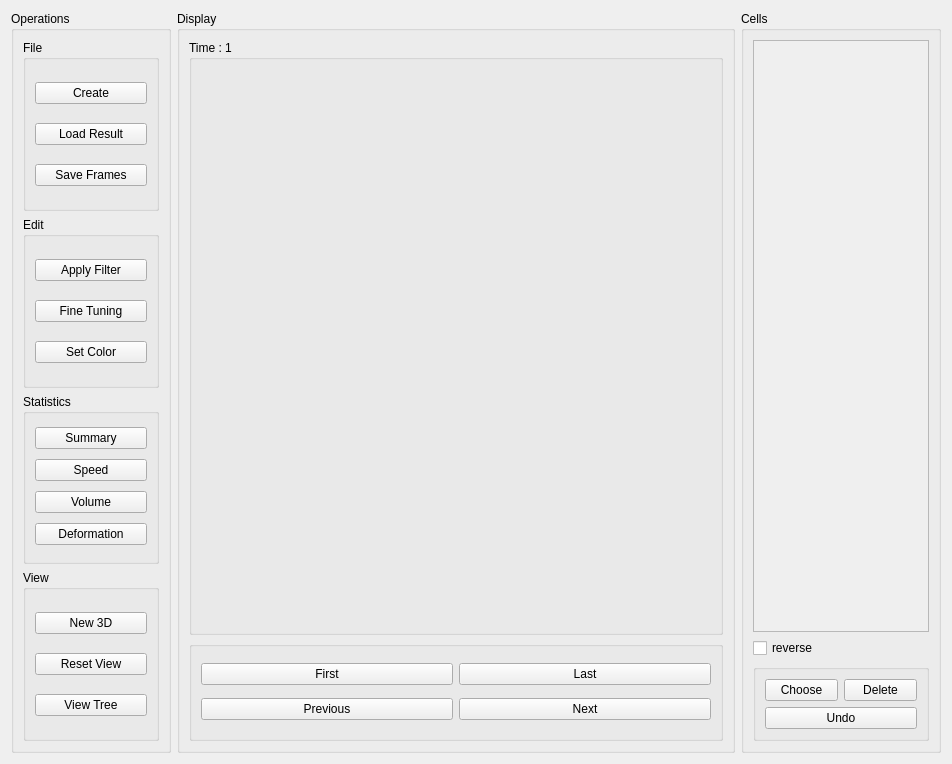
<?xml version="1.0" encoding="UTF-8"?>
<ui version="4.0">
 <class>window</class>
 <widget class="QWidget" name="window">
  <property name="geometry">
   <rect>
    <x>0</x>
    <y>0</y>
    <width>952</width>
    <height>764</height>
   </rect>
  </property>
  <property name="windowTitle">
   <string>At3D</string>
  </property>
  <layout class="QHBoxLayout" name="horizontalLayout" stretch="0,1,0">
   <item>
    <widget class="QGroupBox" name="operationGroupBox">
     <property name="minimumSize">
      <size>
       <width>160</width>
       <height>0</height>
      </size>
     </property>
     <property name="maximumSize">
      <size>
       <width>160</width>
       <height>16777215</height>
      </size>
     </property>
     <property name="title">
      <string>Operations</string>
     </property>
     <layout class="QVBoxLayout" name="verticalLayout_6">
      <item>
       <widget class="QGroupBox" name="fileGroupBox">
        <property name="title">
         <string>File</string>
        </property>
        <layout class="QVBoxLayout" name="verticalLayout">
         <item>
          <widget class="QPushButton" name="openButton">
           <property name="text">
            <string>Create</string>
           </property>
           <property name="autoDefault">
            <bool>false</bool>
           </property>
          </widget>
         </item>
         <item>
          <widget class="QPushButton" name="loadTreesButton">
           <property name="text">
            <string>Load Result</string>
           </property>
          </widget>
         </item>
         <item>
          <widget class="QPushButton" name="saveFramesButton">
           <property name="text">
            <string>Save Frames</string>
           </property>
          </widget>
         </item>
        </layout>
       </widget>
      </item>
      <item>
       <widget class="QGroupBox" name="editGroupBox">
        <property name="title">
         <string>Edit</string>
        </property>
        <layout class="QVBoxLayout" name="verticalLayout_2">
         <item>
          <widget class="QPushButton" name="applyFilterButton">
           <property name="text">
            <string>Apply Filter</string>
           </property>
          </widget>
         </item>
         <item>
          <widget class="QPushButton" name="fineTuningButton">
           <property name="text">
            <string>Fine Tuning</string>
           </property>
          </widget>
         </item>
         <item>
          <widget class="QPushButton" name="setColorButton">
           <property name="text">
            <string>Set Color</string>
           </property>
          </widget>
         </item>
        </layout>
       </widget>
      </item>
      <item>
       <widget class="QGroupBox" name="statisticsGroupBox">
        <property name="title">
         <string>Statistics</string>
        </property>
        <layout class="QVBoxLayout" name="verticalLayout_3">
         <item>
          <widget class="QPushButton" name="summaryButton">
           <property name="text">
            <string>Summary</string>
           </property>
          </widget>
         </item>
         <item>
          <widget class="QPushButton" name="speedButton">
           <property name="text">
            <string>Speed</string>
           </property>
          </widget>
         </item>
         <item>
          <widget class="QPushButton" name="volumeButton">
           <property name="text">
            <string>Volume</string>
           </property>
          </widget>
         </item>
         <item>
          <widget class="QPushButton" name="deformationButton">
           <property name="text">
            <string>Deformation</string>
           </property>
          </widget>
         </item>
        </layout>
       </widget>
      </item>
      <item>
       <widget class="QGroupBox" name="viewGroupBox">
        <property name="title">
         <string>View</string>
        </property>
        <layout class="QVBoxLayout" name="verticalLayout_4">
         <item>
          <widget class="QPushButton" name="new3DButton">
           <property name="text">
            <string>New 3D</string>
           </property>
          </widget>
         </item>
         <item>
          <widget class="QPushButton" name="resetViewButton">
           <property name="text">
            <string>Reset View</string>
           </property>
          </widget>
         </item>
         <item>
          <widget class="QPushButton" name="viewTreeButton">
           <property name="text">
            <string>View Tree</string>
           </property>
          </widget>
         </item>
        </layout>
       </widget>
      </item>
     </layout>
    </widget>
   </item>
   <item>
    <widget class="QGroupBox" name="displayGroupBox">
     <property name="minimumSize">
      <size>
       <width>350</width>
       <height>0</height>
      </size>
     </property>
     <property name="baseSize">
      <size>
       <width>0</width>
       <height>0</height>
      </size>
     </property>
     <property name="title">
      <string>Display</string>
     </property>
     <layout class="QVBoxLayout" name="verticalLayout_5">
      <item>
       <widget class="QGroupBox" name="glGroupBox">
        <property name="title">
         <string>Time : 1</string>
        </property>
       </widget>
      </item>
      <item>
       <widget class="QGroupBox" name="controlGroupBox">
        <property name="minimumSize">
         <size>
          <width>0</width>
          <height>100</height>
         </size>
        </property>
        <property name="maximumSize">
         <size>
          <width>16777215</width>
          <height>100</height>
         </size>
        </property>
        <property name="title">
         <string/>
        </property>
        <layout class="QGridLayout" name="gridLayout">
         <item row="0" column="0">
          <widget class="QPushButton" name="firstButton">
           <property name="text">
            <string>First</string>
           </property>
          </widget>
         </item>
         <item row="0" column="1">
          <widget class="QPushButton" name="lastButton">
           <property name="text">
            <string>Last</string>
           </property>
          </widget>
         </item>
         <item row="1" column="0">
          <widget class="QPushButton" name="previousButton">
           <property name="text">
            <string>Previous</string>
           </property>
          </widget>
         </item>
         <item row="1" column="1">
          <widget class="QPushButton" name="nextButton">
           <property name="text">
            <string>Next</string>
           </property>
          </widget>
         </item>
        </layout>
       </widget>
      </item>
     </layout>
    </widget>
   </item>
   <item>
    <widget class="QGroupBox" name="cellsGroupBox">
     <property name="minimumSize">
      <size>
       <width>200</width>
       <height>0</height>
      </size>
     </property>
     <property name="maximumSize">
      <size>
       <width>200</width>
       <height>16777215</height>
      </size>
     </property>
     <property name="title">
      <string>Cells</string>
     </property>
     <layout class="QVBoxLayout" name="verticalLayout_7">
      <item>
       <widget class="QScrollArea" name="scrollArea">
        <property name="widgetResizable">
         <bool>true</bool>
        </property>
        <widget class="QWidget" name="scrollAreaWidgetContents">
         <property name="geometry">
          <rect>
           <x>0</x>
           <y>0</y>
           <width>166</width>
           <height>577</height>
          </rect>
         </property>
         <layout class="QVBoxLayout" name="verticalLayout_8"/>
        </widget>
       </widget>
      </item>
      <item>
       <widget class="QCheckBox" name="reverseCheckBox">
        <property name="text">
         <string>reverse</string>
        </property>
       </widget>
      </item>
      <item>
       <widget class="QGroupBox" name="groupBox">
        <layout class="QGridLayout" name="gridLayout_2">
         <item row="0" column="1">
          <widget class="QPushButton" name="deleteButton">
           <property name="text">
            <string>Delete</string>
           </property>
          </widget>
         </item>
         <item row="0" column="0">
          <widget class="QPushButton" name="chooseButton">
           <property name="text">
            <string>Choose</string>
           </property>
          </widget>
         </item>
         <item row="1" column="0" colspan="2">
          <widget class="QPushButton" name="undoButton">
           <property name="text">
            <string>Undo</string>
           </property>
          </widget>
         </item>
        </layout>
       </widget>
      </item>
     </layout>
    </widget>
   </item>
  </layout>
 </widget>
 <resources/>
 <connections>
  <connection>
   <sender>applyFilterButton</sender>
   <signal>clicked()</signal>
   <receiver>window</receiver>
   <slot>onApplyFilter()</slot>
   <hints>
    <hint type="sourcelabel">
     <x>147</x>
     <y>270</y>
    </hint>
    <hint type="destinationlabel">
     <x>10</x>
     <y>233</y>
    </hint>
   </hints>
  </connection>
  <connection>
   <sender>summaryButton</sender>
   <signal>clicked()</signal>
   <receiver>window</receiver>
   <slot>onSummary()</slot>
   <hints>
    <hint type="sourcelabel">
     <x>103</x>
     <y>441</y>
    </hint>
    <hint type="destinationlabel">
     <x>9</x>
     <y>393</y>
    </hint>
   </hints>
  </connection>
  <connection>
   <sender>speedButton</sender>
   <signal>clicked()</signal>
   <receiver>window</receiver>
   <slot>onSpeed()</slot>
   <hints>
    <hint type="sourcelabel">
     <x>91</x>
     <y>476</y>
    </hint>
    <hint type="destinationlabel">
     <x>8</x>
     <y>435</y>
    </hint>
   </hints>
  </connection>
  <connection>
   <sender>volumeButton</sender>
   <signal>clicked()</signal>
   <receiver>window</receiver>
   <slot>onVolume()</slot>
   <hints>
    <hint type="sourcelabel">
     <x>80</x>
     <y>480</y>
    </hint>
    <hint type="destinationlabel">
     <x>8</x>
     <y>470</y>
    </hint>
   </hints>
  </connection>
  <connection>
   <sender>deformationButton</sender>
   <signal>clicked()</signal>
   <receiver>window</receiver>
   <slot>onDeformation()</slot>
   <hints>
    <hint type="sourcelabel">
     <x>111</x>
     <y>546</y>
    </hint>
    <hint type="destinationlabel">
     <x>8</x>
     <y>500</y>
    </hint>
   </hints>
  </connection>
  <connection>
   <sender>new3DButton</sender>
   <signal>clicked()</signal>
   <receiver>window</receiver>
   <slot>onNew3D()</slot>
   <hints>
    <hint type="sourcelabel">
     <x>100</x>
     <y>620</y>
    </hint>
    <hint type="destinationlabel">
     <x>7</x>
     <y>565</y>
    </hint>
   </hints>
  </connection>
  <connection>
   <sender>resetViewButton</sender>
   <signal>clicked()</signal>
   <receiver>window</receiver>
   <slot>onResetView()</slot>
   <hints>
    <hint type="sourcelabel">
     <x>83</x>
     <y>655</y>
    </hint>
    <hint type="destinationlabel">
     <x>8</x>
     <y>608</y>
    </hint>
   </hints>
  </connection>
  <connection>
   <sender>viewTreeButton</sender>
   <signal>clicked()</signal>
   <receiver>window</receiver>
   <slot>onViewTree()</slot>
   <hints>
    <hint type="sourcelabel">
     <x>147</x>
     <y>717</y>
    </hint>
    <hint type="destinationlabel">
     <x>7</x>
     <y>685</y>
    </hint>
   </hints>
  </connection>
  <connection>
   <sender>firstButton</sender>
   <signal>clicked()</signal>
   <receiver>window</receiver>
   <slot>onFirst()</slot>
   <hints>
    <hint type="sourcelabel">
     <x>434</x>
     <y>685</y>
    </hint>
    <hint type="destinationlabel">
     <x>173</x>
     <y>617</y>
    </hint>
   </hints>
  </connection>
  <connection>
   <sender>lastButton</sender>
   <signal>clicked()</signal>
   <receiver>window</receiver>
   <slot>onLast()</slot>
   <hints>
    <hint type="sourcelabel">
     <x>699</x>
     <y>685</y>
    </hint>
    <hint type="destinationlabel">
     <x>686</x>
     <y>636</y>
    </hint>
   </hints>
  </connection>
  <connection>
   <sender>nextButton</sender>
   <signal>clicked()</signal>
   <receiver>window</receiver>
   <slot>onNext()</slot>
   <hints>
    <hint type="sourcelabel">
     <x>699</x>
     <y>724</y>
    </hint>
    <hint type="destinationlabel">
     <x>681</x>
     <y>682</y>
    </hint>
   </hints>
  </connection>
  <connection>
   <sender>chooseButton</sender>
   <signal>clicked()</signal>
   <receiver>window</receiver>
   <slot>onChoose()</slot>
   <hints>
    <hint type="sourcelabel">
     <x>838</x>
     <y>695</y>
    </hint>
    <hint type="destinationlabel">
     <x>683</x>
     <y>606</y>
    </hint>
   </hints>
  </connection>
  <connection>
   <sender>deleteButton</sender>
   <signal>clicked()</signal>
   <receiver>window</receiver>
   <slot>onDelete()</slot>
   <hints>
    <hint type="sourcelabel">
     <x>915</x>
     <y>695</y>
    </hint>
    <hint type="destinationlabel">
     <x>900</x>
     <y>635</y>
    </hint>
   </hints>
  </connection>
  <connection>
   <sender>previousButton</sender>
   <signal>clicked()</signal>
   <receiver>window</receiver>
   <slot>onPrevious()</slot>
   <hints>
    <hint type="sourcelabel">
     <x>454</x>
     <y>724</y>
    </hint>
    <hint type="destinationlabel">
     <x>178</x>
     <y>672</y>
    </hint>
   </hints>
  </connection>
  <connection>
   <sender>setColorButton</sender>
   <signal>clicked()</signal>
   <receiver>window</receiver>
   <slot>onSetColor()</slot>
   <hints>
    <hint type="sourcelabel">
     <x>110</x>
     <y>358</y>
    </hint>
    <hint type="destinationlabel">
     <x>7</x>
     <y>300</y>
    </hint>
   </hints>
  </connection>
  <connection>
   <sender>undoButton</sender>
   <signal>clicked()</signal>
   <receiver>window</receiver>
   <slot>onUndo()</slot>
   <hints>
    <hint type="sourcelabel">
     <x>915</x>
     <y>729</y>
    </hint>
    <hint type="destinationlabel">
     <x>687</x>
     <y>713</y>
    </hint>
   </hints>
  </connection>
  <connection>
   <sender>reverseCheckBox</sender>
   <signal>stateChanged(int)</signal>
   <receiver>window</receiver>
   <slot>onReverse()</slot>
   <hints>
    <hint type="sourcelabel">
     <x>933</x>
     <y>640</y>
    </hint>
    <hint type="destinationlabel">
     <x>735</x>
     <y>622</y>
    </hint>
   </hints>
  </connection>
  <connection>
   <sender>openButton</sender>
   <signal>clicked()</signal>
   <receiver>window</receiver>
   <slot>onOpen()</slot>
   <hints>
    <hint type="sourcelabel">
     <x>97</x>
     <y>72</y>
    </hint>
    <hint type="destinationlabel">
     <x>7</x>
     <y>57</y>
    </hint>
   </hints>
  </connection>
  <connection>
   <sender>saveFramesButton</sender>
   <signal>clicked()</signal>
   <receiver>window</receiver>
   <slot>onSaveFrames()</slot>
   <hints>
    <hint type="sourcelabel">
     <x>60</x>
     <y>154</y>
    </hint>
    <hint type="destinationlabel">
     <x>8</x>
     <y>137</y>
    </hint>
   </hints>
  </connection>
 </connections>
 <slots>
  <slot>onOpen()</slot>
  <slot>onLoadTrees()</slot>
  <slot>onSaveFrames()</slot>
  <slot>onApplyFilter()</slot>
  <slot>onSetColor()</slot>
  <slot>onSummary()</slot>
  <slot>onSpeed()</slot>
  <slot>onVolume()</slot>
  <slot>onDeformation()</slot>
  <slot>onNew3D()</slot>
  <slot>onResetView()</slot>
  <slot>onViewCells()</slot>
  <slot>onViewTree()</slot>
  <slot>onFirst()</slot>
  <slot>onLast()</slot>
  <slot>onPrevious()</slot>
  <slot>onNext()</slot>
  <slot>onChoose()</slot>
  <slot>onDelete()</slot>
  <slot>onUndo()</slot>
  <slot>onReverse()</slot>
 </slots>
</ui>
